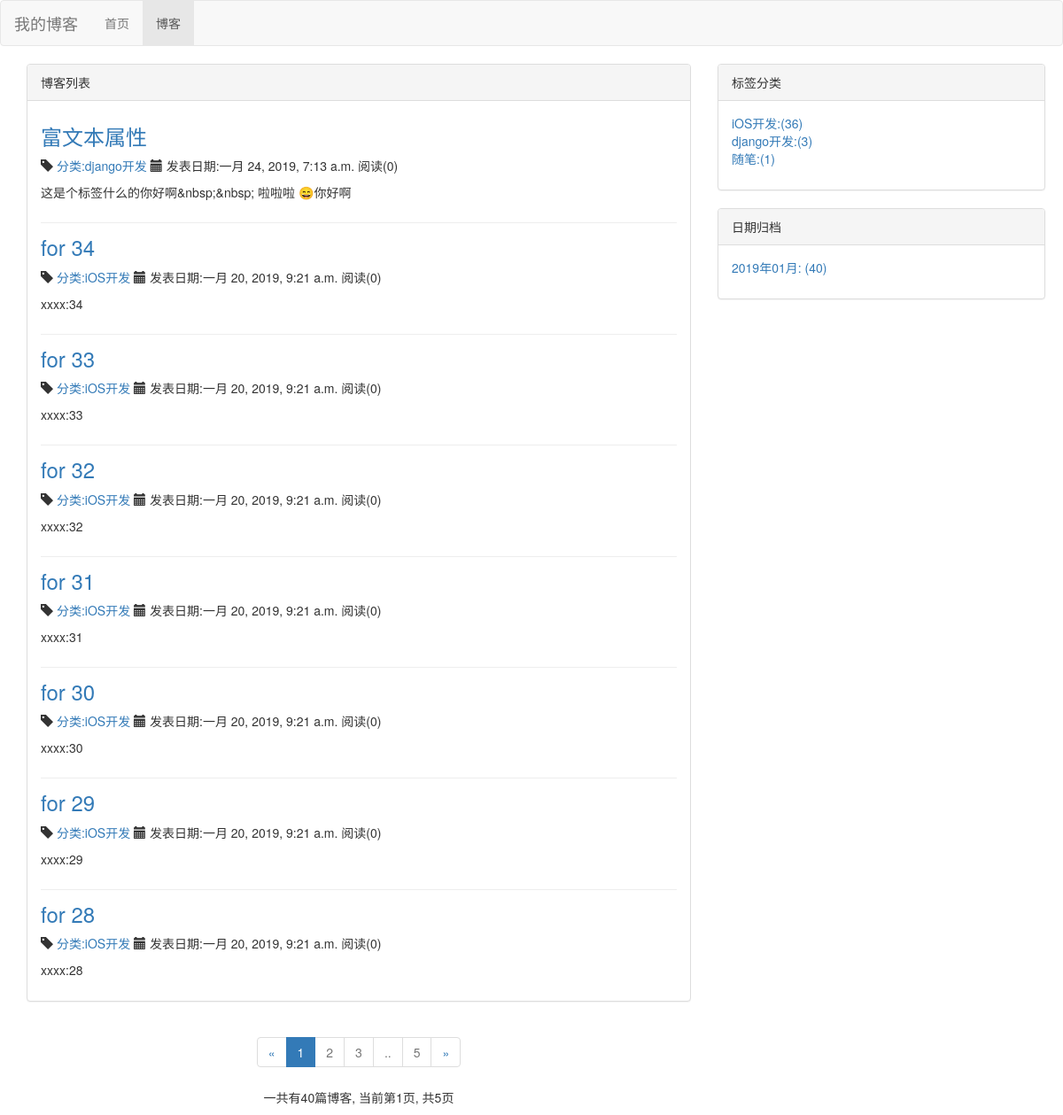
The page /blog/ on the database as committed earlier.
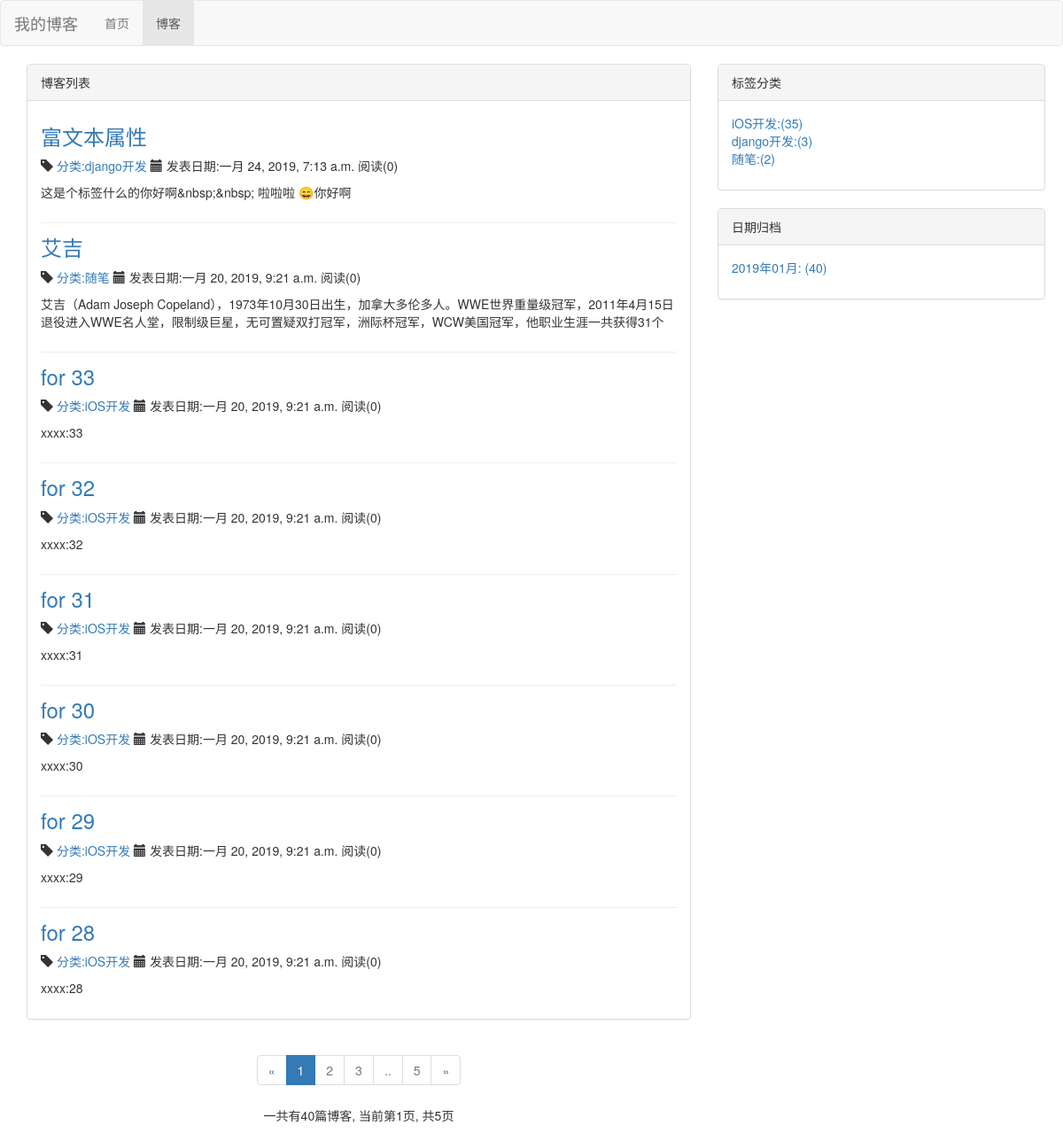
The same page on the database as committed later.
### blog/models.py (models this page shows, shortened)
class Blog(models.Model, ReadNumExpand):
    title = models.CharField(max_length=50)
    blog_type = models.ForeignKey(BlogType, on_delete=models.DO_NOTHING)
    content = RichTextUploadingField()
    author = models.ForeignKey(User, on_delete=models.DO_NOTHING)
    create_time = models.DateTimeField(auto_now_add=True)
    last_updated_time = models.DateTimeField(auto_now=True)
    class Meta:
        ordering = ['-create_time']

class BlogType(models.Model):
    type_name = models.CharField(max_length =15)

### blog/views.py (the view)
# urls.py: path('', views.blog_list, name='blog_list'),
def blog_list(requset):
    blogs_all_list = Blog.objects.all()
    context = blog_parm_caculate({'blogs_all_list':blogs_all_list,'requset':requset} )
    return render_to_response('blog/blog_list.html', context)

### read_record/models.py (called while the page is built)
    def get_read_num(self):
        try:
            ct = ContentType.objects.get_for_model(self)
            readnum = ReadNum.objects.get(content_type=ct, object_id=self.pk)
            return readnum.read_num
        except exceptions.ObjectDoesNotExist:
            return 0

### blog/templates/blog/blog_list.html (shortened to what this page needs)
{%extends "base.html"%}
{% block nav_blog_active %}
active
{% endblock %}
{% load staticfiles %}
{% block header_extends %}
<link rel="stylesheet" href="{% static 'blog/blog.css' %}">
{% endblock %}
{% block content %}
<div class="container">
    <div class="row">
        <div class="col-xs-12 col-sm-8 col-md-8 col-lg-8">
            <div class="panel panel-default">
                <div class="panel-heading">{% block blog_list_title %}博客列表{% endblock %}</div>
                <div class="panel-body">
                    {% for blog in page_of_blogs.object_list %}
                    <div class="blog">
                        <a href="{% url 'blog_detail' blog.pk %}">
                            <h3>{{ blog.title }}</p></h3>
                        </a>
                        <p class="blog-info">
                            <span class="glyphicon glyphicon-tag" aria-hidden="true"></span>
                            <a href="{% url 'blog_with_type' blog.blog_type.pk %}">
                                分类:{{ blog.blog_type.type_name }}
                            </a>
                            <span class="glyphicon glyphicon-calendar" aria-hidden="true"></span>
                            发表日期:{{ blog.create_time }}
                            阅读({{ blog.get_read_num }})
                        </p>
                        <p>{{ blog.content|striptags|truncatechars:120 }}</p>
                    </div>
                    {% empty %}
                    <div class="blog">
                        <p>暂无博客,敬请期待</p>
                    </div>
                    {% endfor %}
                </div>
            </div>
            <div class="blog_page_pagination">
                <nav aria-label="Page navigation">
                    <ul class="pagination">
                        <li>
                            {% if page_of_blogs.has_previous %}
                            <a href="?page={{ page_of_blogs.previous_page_number }}" aria-label="Previous">
                                <span aria-hidden="true">&laquo;</span>
                            </a>
                            {% else %}
                            <span aria-hidden="true">&laquo;</span>
                            {% endif %}
                        </li>
                        {% for page_num in page_range %}
                        {% if page_of_blogs.number ==  page_num %}
                        <li class="active"><span>{{ page_num }}</span></li>
                        {% else %}
                        <li class="disabled"><a  href="?page={{ page_num }}">{{ page_num }}</a></li>
                        {% endif %}
                        {% endfor %}
                        <li>
                            {% if page_of_blogs.has_next %}
                            <a href="?page={{ page_of_blogs.next_page_number }}" aria-label="Next">
                                <span aria-hidden="true">&raquo;</span>
                            </a>
                            {% else %}
                            <span aria-hidden="true">&raquo;</span>
                            {% endif %}
                        </li>
                    </ul>
                    <p>一共有{{ page_of_blogs.paginator.count }}篇博客, 当前第{{ page_of_blogs.number  }}页, 共{{ page_of_blogs.paginator.num_pages }}页</p>
                </nav>
            </div>
        </div>
        <div class="row">
            <div class="hidden-xs col-sm-4 col-md-4 col-lg-4">
                <div class="panel panel-default">
                    <div class="panel-heading">标签分类</div>
                    <div class="panel-body">
                        <ul class="blog-types">
                            {% for blog_type in blog_types %}
                            <li><a href="{% url 'blog_with_type' blog_type.pk %}">{{ blog_type.type_name }}:({{ blog_type.type_blog_num }})</a></li>
                            {% empty %}
                            <li>暂无分类</li>
                            {% endfor %}
                        </ul>
                    </div>
                </div>
                <div class="panel panel-default">
                    <div class="panel-heading">日期归档</div>
                    <div class="panel-body">
                        <ul class="blog-types">
                            {% for blog_date,blog_count in blog_dates.items %}
                            <li><a href="{% url 'blog_with_date' blog_date.year blog_date.month %}">{{ blog_date|date:"Y年m月" }}: ({{ blog_count }})</a></li>
                            {% empty %}
                            <li>暂无分类</li>
                            {% endfor %}
                        </ul>
                    </div>
                </div>
            </div>
        </div>
    </div>
</div>
{% endblock %}

### templates/base.html (shortened to what this page needs)
{% load staticfiles %}
<!DOCTYPE html>
<html lang="zh-CN">
<head>
    <link rel="stylesheet" href="{% static 'bootstrap-3.0/css/bootstrap.min.css' %}">
    <link rel="stylesheet" href="{% static 'base.css' %}">
    {% block header_extends %}{% endblock %}
</head>
<body>
    <div class="navbar navbar-default" role="navigation">
        <div class="container-fluid">
            <div class="navbar-header">
                <a class="navbar-brand" href="{% url 'home' %}">我的博客</a>
            </div>
            <div id='navbar-collapse' class="collapse navbar-collapse" >
                <ul class="nav navbar-nav">
                    <li class="{% block nav_home_active %}
                    {% endblock %}"><a href="{% url 'home' %}">首页</a></li>
                    <li class="{% block nav_blog_active %}
                    {% endblock %}"><a href="{% url 'blog_list' %}">博客</a></li>
                </ul>
            </div>
        </div>
    </div>
    {% block content %}
    {% endblock %}
</body>
</html>

### static/base.css (style rules this page uses)
* { padding: 0; margin: 0; }

### blog/static/blog/blog.css (style rules this page uses)
ul.blog-types { list-style: none; }
div.blog:not(:last-child) { margin-bottom: 1em; border-bottom: 1px solid#eee; padding-bottom: 1em; }
div.blog h3 { margin-top: 0.5em; }
div.blog_page_pagination { text-align: center; }

Rows that differ between the two databases and show on the page:
changed Blog: title "for 34" → "艾吉"; blog_type.type_name "iOS开发" → "随笔"; content "xxxx:34" → "艾吉（Adam Joseph Copeland），1973年10月30日出生，加拿大多伦多人。WWE世界重量级冠军，2011年4月15日退役进入WWE名人堂，限制级巨星，无可置疑双打冠军，洲际杯冠军，WCW美国冠军，他职业生涯一共获得31个"
computed for BlogType "iOS开发": type_blog_num "36" → "35"
computed for BlogType "随笔": type_blog_num "1" → "2"
